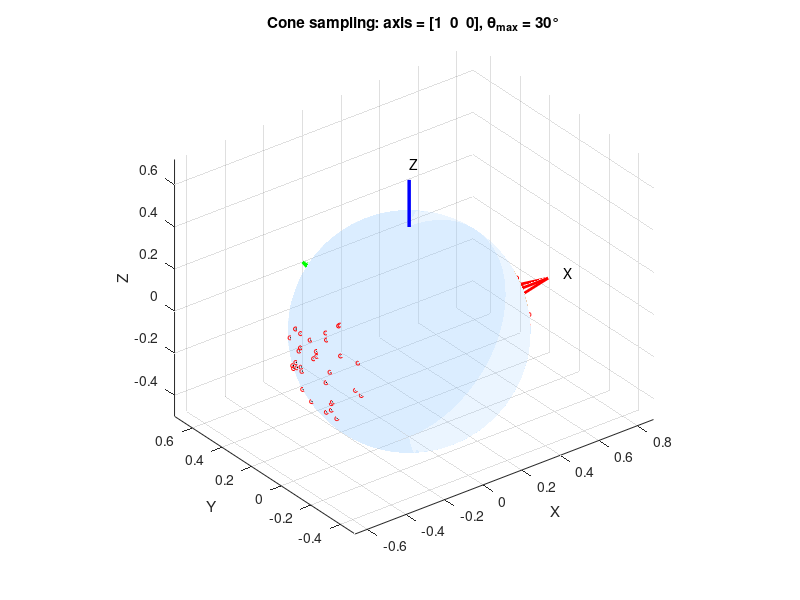

The MATLAB source for this figure:
clear all
%  ========================================================================
%% description
%  ========================================================================
% Displacement Vector Field Imaging, 3D cone encoding vector prep with
% visualization
% author: Shota Hodono
% Date: Oct 2025
% cleaned up: Sep 2026

%% setting
bSAVE = false; % saving?
sPath = '/savingpath/';

axis_dir      = [1, 0, 0];    % [x,y,z]
num_samples   = 64;           % number of encofing
theta_max_deg = 30;           % half-angle of cone in degrees

sName  = ['3D_cone_',num2str(num_samples),'x2_Dir_x',num2str(axis_dir(1)),'_y',num2str(axis_dir(2)),'_z',num2str(axis_dir(3)),'_theta_',num2str(theta_max_deg),'.dvs'];
sNameT = [sName(1:end-3),'txt'];
%%
axis_dir = axis_dir / norm(axis_dir);  % normalize

% --- Parameters ---
r_sphere = 0.5;          % sphere radius (diameter = 1)
theta_max = deg2rad(theta_max_deg);


figure; hold on; axis equal; grid on;
xlabel('X'); ylabel('Y'); zlabel('Z'); view(3)

% --- Draw transparent sphere ---
[xs, ys, zs] = sphere(50);
surf(r_sphere*xs, r_sphere*ys, r_sphere*zs, ...
    'FaceAlpha',0.2,'EdgeColor','none','FaceColor',[0.6 0.8 1]);

% --- Draw coordinate axes ---
L = 0.8;
quiver3(0,0,0,L,0,0,'r','LineWidth',2); text(L,0,0,'X')
quiver3(0,0,0,0,L,0,'g','LineWidth',2); text(0,L,0,'Y')
quiver3(0,0,0,0,0,L,'b','LineWidth',2); text(0,0,L,'Z')

%% --- Rotation matrix to align +Z with axis_dir ---
z_axis = [0;0;1];
v = cross(z_axis, axis_dir(:));
s = norm(v);
c = dot(z_axis, axis_dir);
if s < 1e-8
    R = eye(3); % already aligned
else
    vx = [   0   -v(3)  v(2);
           v(3)    0   -v(1);
          -v(2)  v(1)   0 ];
    R = eye(3) + vx + vx^2 * ((1-c)/(s^2)); % Rodrigues' rotation
end

%% --- Uniform random sampling of rays in cone ---
u = rand(num_samples,1);
v_rand = rand(num_samples,1);
cosTheta = (1 - u) + u*cos(theta_max);
theta = acos(cosTheta);
phi = 2*pi * v_rand;

dx = sin(theta).*cos(phi);
dy = sin(theta).*sin(phi);
dz = cos(theta);
dirs_local = [dx dy dz]';   % 3 x N
dirs_world = R * dirs_local;
negs  = ones(1,num_samples);
negs(1,2:2:end) = -1;
dirs_world = dirs_world.*negs;
% --- Draw rays ---
for i = 1:num_samples
    dir = dirs_world(:,i);
    P = r_sphere * dir;
    plot3([0 P(1)], [0 P(2)], [0 P(3)], 'k-', 'LineWidth', 0.8);
    plot3(P(1), P(2), P(3), 'ro', 'MarkerSize', 3);
end

%% --- Draw spherical cap (cone footprint on sphere) ---
n_cap = 50; % mesh resolution
theta_cap = linspace(0, theta_max, n_cap);
phi_cap = linspace(0, 2*pi, n_cap);
[TH, PH] = meshgrid(theta_cap, phi_cap);

Xc = r_sphere * sin(TH) .* cos(PH);
Yc = r_sphere * sin(TH) .* sin(PH);
Zc = r_sphere * cos(TH);

dirs_cap = [Xc(:)'; Yc(:)'; Zc(:)'];
dirs_cap_rot = R * dirs_cap;
Xc_rot = reshape(dirs_cap_rot(1,:), size(Xc));
Yc_rot = reshape(dirs_cap_rot(2,:), size(Yc));
Zc_rot = reshape(dirs_cap_rot(3,:), size(Zc));

% surf(Xc_rot, Yc_rot, Zc_rot, 'FaceColor',[1 0 0], ...
%     'FaceAlpha',0.3,'EdgeColor','none');

%% --- Draw transparent cone volume ---
r_base = r_sphere * sin(theta_max);
h_cone = r_sphere * cos(theta_max);
n_cone = 50;
theta_circle = linspace(0, 2*pi, n_cone);

Xb = r_base * cos(theta_circle);
Yb = r_base * sin(theta_circle);
Zb = h_cone * ones(1,n_cone);
Xa = zeros(1,n_cone);
Ya = zeros(1,n_cone);
Za = zeros(1,n_cone);

Xc_cone = [Xa; Xb];
Yc_cone = [Ya; Yb];
Zc_cone = [Za; Zb];

dirs_cone = [Xc_cone(:)'; Yc_cone(:)'; Zc_cone(:)'];
dirs_cone_rot = R * dirs_cone;
Xc_rot = reshape(dirs_cone_rot(1,:), size(Xc_cone));
Yc_rot = reshape(dirs_cone_rot(2,:), size(Yc_cone));
Zc_rot = reshape(dirs_cone_rot(3,:), size(Zc_cone));

surf(Xc_rot, Yc_rot, Zc_rot, 'FaceColor',[1 0.5 0], ...
    'FaceAlpha',0.3,'EdgeColor','none');

%% --- Compute metrics ---
% Sampling ratio
ratio = (1 - cos(theta_max)) / 2;
fprintf('Sampling ratio = %.4f (%.2f%% of full sphere)\n', ratio, 100*ratio);

% Spherical cap area
cap_area = 2 * pi * r_sphere^2 * (1 - cos(theta_max));
fprintf('Spherical cap area = %.4f\n', cap_area);

% Cone volume
V_cone = (1/3) * pi * r_base^2 * h_cone;
fprintf('Cone volume = %.4f\n', V_cone);

title(['Cone sampling: axis = [' num2str(axis_dir) ...
       '], \theta_{max} = ' num2str(theta_max_deg) '°']);
%% save
if bSAVE
dirs_world = dirs_world';%%
fid = fopen([sPath,sName], 'w');

fprintf(fid, ['[directions=',num2str(size(dirs_world,1)*2+1),']\n']);
fprintf(fid, 'CoordinateSystem = xyz\n');
fprintf(fid, 'Normalisation = none\n');
% fprintf(fid, 'Vector[0] = ( 0.00, 0.0, 0.0 ) \n');


for ii=1:size(dirs_world,1)
    fprintf(fid, ['Vector[',num2str((ii-1)*2),'] = ( ',num2str(dirs_world(ii,1)),', ',num2str(dirs_world(ii,2)),', ',num2str(dirs_world(ii,3)),' ) \n']);
    fprintf(fid, ['Vector[',num2str(ii*2-1),'] = ( ',num2str(dirs_world(ii,1)),', ',num2str(dirs_world(ii,2)),', ',num2str(dirs_world(ii,3)),' ) \n']);
end
fclose(fid);




fid = fopen([sPath,sNameT], 'w');
for ii=1:size(dirs_world,1)
    fprintf(fid, [num2str(dirs_world(ii,1)),' ',num2str(dirs_world(ii,2)),' ',num2str(dirs_world(ii,3)),' \n']);
end
fclose(fid);

end
